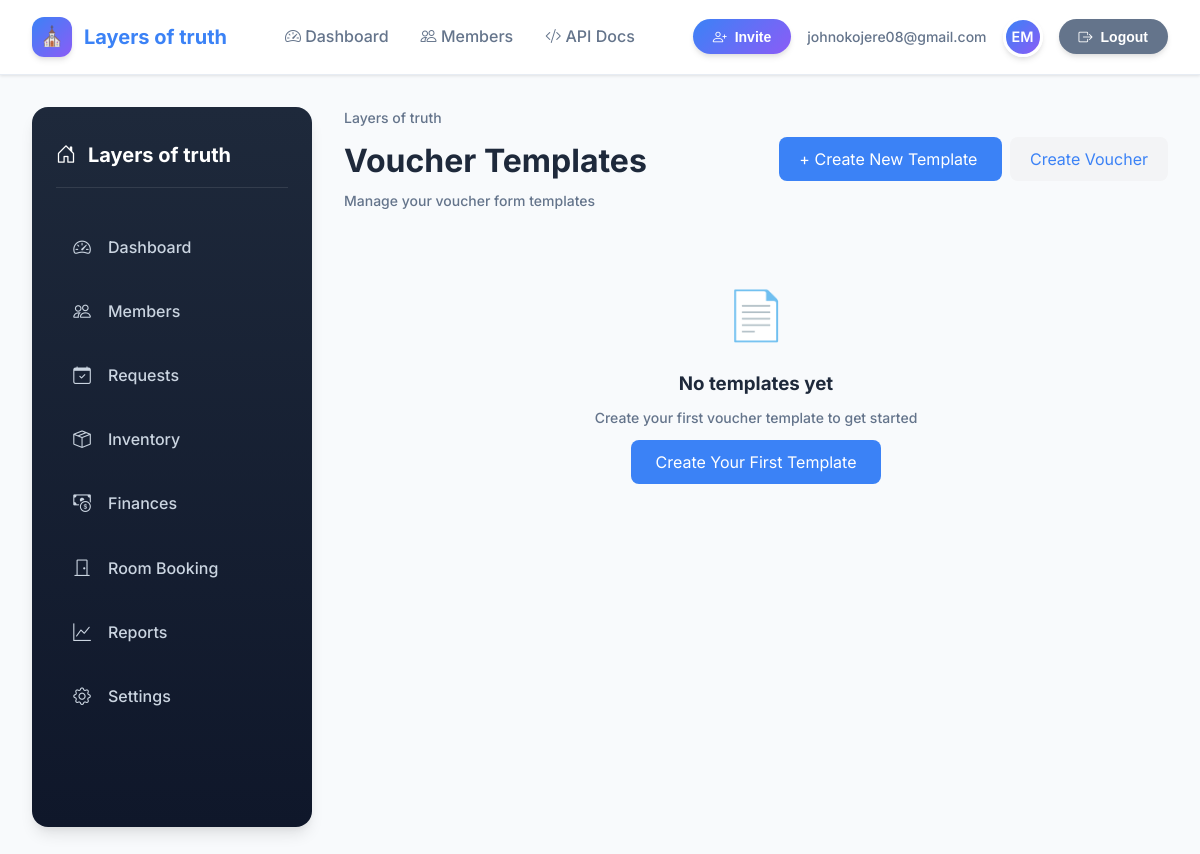
Before: /accounting/voucher-templates/ (signed in) with the older database file.
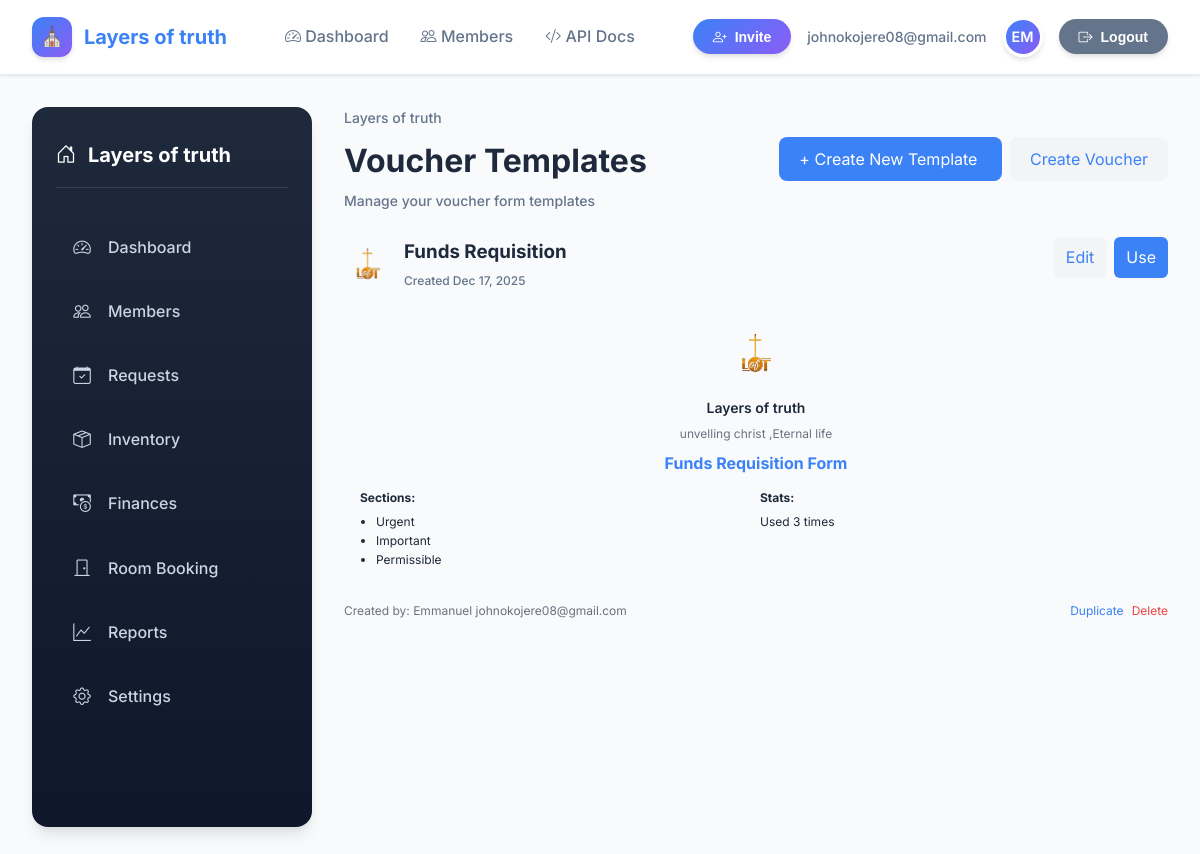
After: the same page with the newer database file.
### accounts/models.py (models this page shows, shortened)
class User(AbstractUser):
    username = None
    uid = models.UUIDField(primary_key=True, default=uuid.uuid4, editable=False)
    email = models.EmailField(_("Email Address"), unique=True, db_index=True)
    USERNAME_FIELD = "email"
    EMAIL_FIELD = "email"
    REQUIRED_FIELDS = []
    organization = models.ForeignKey(
        Organization, on_delete=models.CASCADE, null=True, blank=True
    )
    created_at = models.DateTimeField(auto_now_add=True)
    updated_at = models.DateTimeField(auto_now=True)
    is_owner = models.BooleanField(default=False)
    is_admin = models.BooleanField(default=False)
    is_pastor = models.BooleanField(default=False)
    is_hod = models.BooleanField(default=False)
    is_worker = models.BooleanField(default=False)
    is_volunteer = models.BooleanField(default=False)
    objects = UserManager()

### church/models.py (models this page shows, shortened)
class Organization(models.Model):
    id = models.UUIDField(primary_key=True, default=uuid.uuid4, editable=False)
    name = models.CharField(max_length=255)
    slug = models.SlugField(unique=True)
    created_at = models.DateTimeField(auto_now_add=True)
    created_by = models.ForeignKey(
        settings.AUTH_USER_MODEL,
        null=True,
        blank=True,
        on_delete=models.SET_NULL,
        related_name="organizations_created",
    )
    class Meta:
        ordering = ["name"]

### accounting/models.py (models this page shows, shortened)
class VoucherTemplate(models.Model):
    id = models.UUIDField(primary_key=True, default=uuid.uuid4, editable=False)
    organization = models.ForeignKey(
        "church.Organization", on_delete=models.CASCADE, related_name="voucher_templates"
    )
    name = models.CharField(max_length=200, help_text="Template name (e.g., 'Funds Requisition Form')")
    is_default = models.BooleanField(default=False, help_text="Use as default template for organization")
    church_name = models.CharField(max_length=200, default="Layers Of Truth")
    church_motto = models.CharField(
        max_length=500, blank=True, default="Unveiling Christ, Communicating Eternal Life."
    )
    form_title = models.CharField(max_length=200, default="Funds Requisition Form")
    description = models.TextField(
        blank=True, default="This form is used to request for funding already approved by the department."
    )
    warning_text = models.TextField(
        blank=True, default="YOU MUST BE THE LEADER OF A COMMUNITY / DEPARTMENT TO REQUEST FUNDING."
    )
    logo = models.ImageField(upload_to="voucher_logos/", null=True, blank=True)
    show_urgent_items = models.BooleanField(default=True)
    show_important_items = models.BooleanField(default=True)
    show_permissible_items = models.BooleanField(default=True)
    signature_label = models.CharField(max_length=200, default="Department Leader Signature")
    date_label = models.CharField(max_length=200, default="Date")
    phone_label = models.CharField(max_length=200, default="Phone Number")
    footer_text = models.TextField(blank=True, help_text="Text to display at bottom of form")
    finance_section_title = models.CharField(max_length=200, default="CHURCH OFFICE USE ONLY")
    finance_office_name = models.CharField(max_length=200, default="Finance Office")
    default_usage_commitment = models.TextField(
        default="I promise that the items (or services) purchased are to be used exclusively for the organization."
    )
    default_maintenance_commitment = models.TextField(
        default="I promise to keep all items in as good condition as possible at the approved location."
    )
    created_by = models.ForeignKey(
        settings.AUTH_USER_MODEL, on_delete=models.SET_NULL, null=True, related_name="created_voucher_templates"
    )
    created_at = models.DateTimeField(auto_now_add=True)
    updated_at = models.DateTimeField(auto_now=True)
    class Meta:
        app_label = "church"
        ordering = ["name"]
        unique_together = ["organization", "name"]

### accounting/views.py (the view)
# urls.py: path('voucher-templates/', views.voucher_template_list_view, name='voucher_template_list'),
@login_required
def voucher_template_list_view(request):
    organization = get_user_organization(request.user)
    if not organization:
        return HttpResponseForbidden("No organization assigned")
    templates = VoucherTemplate.objects.filter(organization=organization).order_by('-is_default', '-created_at')
    context = {
        'templates': templates,
        'organization': organization,
    }
    return render(request, 'vouchers/template_list.html', context)

### templates/vouchers/template_list.html (shortened to what this page needs)
{% extends "base.html" %}
{% block content %}
<div class="main">
    <div class="section-card" style="margin-bottom:12px;">
        <div style="display:flex; justify-content:space-between; align-items:center;">
            <div>
                <p class="muted" style="margin:0;">{{ organization.name }}</p>
                <h1 style="margin:6px 0 0;">Voucher Templates</h1>
                <p class="muted" style="margin:4px 0 0;">Manage your voucher form templates</p>
            </div>
            <div>
                <a href="{% url 'voucher_template_create' %}"
                   style="padding:12px 20px; background:var(--primary); color:white; border-radius:8px; text-decoration:none;">
                    + Create New Template
                </a>
                <a href="{% url 'voucher_create' %}"
                   style="padding:12px 20px; background:#f3f4f6; border-radius:8px; text-decoration:none; margin-left:8px;">
                    Create Voucher
                </a>
            </div>
        </div>
    </div>
    <div class="content-grid" style="gap:16px;">
        {% for template in templates %}
        <div class="section-card">
            <div style="display:flex; justify-content:space-between; align-items:flex-start; margin-bottom:16px;">
                <div style="display:flex; align-items:center; gap:12px;">
                    {% if template.logo %}
                    <img src="{{ template.logo.url }}" alt="{{ template.name }}"
                         style="width:48px; height:48px; object-fit:contain; border-radius:8px;">
                    {% else %}
                    <div style="width:48px; height:48px; background:var(--primary-soft);
                                border-radius:8px; display:flex; align-items:center; justify-content:center;">
                        <span style="font-size:24px;">📄</span>
                    </div>
                    {% endif %}
                    <div>
                        <h3 style="margin:0 0 4px;">{{ template.name }}</h3>
                        <div style="display:flex; align-items:center; gap:8px;">
                            <span class="muted" style="font-size:12px;">
                                Created {{ template.created_at|date:"M d, Y" }}
                            </span>
                        </div>
                    </div>
                </div>
                <div style="display:flex; gap:8px;">
                    <a href="{% url 'voucher_template_edit' template.id %}"
                       style="padding:8px 12px; background:#f3f4f6; border-radius:6px; text-decoration:none;">
                        Edit
                    </a>
                    <a href="{% url 'voucher_create' %}?template={{ template.id }}"
                       style="padding:8px 12px; background:var(--primary); color:white; border-radius:6px; text-decoration:none;">
                        Use
                    </a>
                </div>
            </div>
            <div style="background:#f9fafb; border-radius:8px; padding:16px; margin-bottom:16px;">
                <div style="text-align:center; margin-bottom:12px;">
                    {% if template.logo %}
                    <img src="{{ template.logo.url }}" alt="Logo"
                         style="max-width:100px; max-height:60px; margin-bottom:8px;">
                    {% endif %}
                    <div style="font-weight:600; font-size:14px; margin-bottom:4px;">
                        {{ template.church_name }}
                    </div>
                    <div style="font-size:12px; color:#6b7280; margin-bottom:8px;">
                        {{ template.church_motto|truncatechars:50 }}
                    </div>
                    <div style="font-weight:700; font-size:16px; color:var(--primary); margin-bottom:4px;">
                        {{ template.form_title }}
                    </div>
                </div>
                <div style="display:grid; grid-template-columns:repeat(2, 1fr); gap:8px; font-size:12px;">
                    <div>
                        <strong>Sections:</strong>
                        <ul style="margin:4px 0 0; padding-left:16px;">
                            {% if template.show_urgent_items %}<li>Urgent</li>{% endif %}
                            {% if template.show_important_items %}<li>Important</li>{% endif %}
                            {% if template.show_permissible_items %}<li>Permissible</li>{% endif %}
                        </ul>
                    </div>
                    <div>
                        <strong>Stats:</strong>
                        <div style="margin-top:4px;">
                            Used {{ template.vouchers.count }} time{{ template.vouchers.count|pluralize }}
                        </div>
                    </div>
                </div>
            </div>
            <div style="display:flex; justify-content:space-between; align-items:center; font-size:12px; color:#6b7280;">
                <div>
                    Created by: {{ template.created_by.get_full_name|default:template.created_by.username }}
                </div>
                <div style="display:flex; gap:8px;">
                    <a href="{% url 'voucher_template_duplicate' template.id %}"
                       style="color:var(--primary); text-decoration:none;">
                        Duplicate
                    </a>
                    <a href="{% url 'voucher_template_delete' template.id %}"
                       style="color:#ef4444; text-decoration:none;"
                       onclick="return confirm('Are you sure you want to delete this template? This action cannot be undone.')">
                        Delete
                    </a>
                </div>
            </div>
        </div>
        {% empty %}
        <div class="section-card" style="text-align:center; padding:40px 20px;">
            <div style="font-size:48px; margin-bottom:16px;">📄</div>
            <h3 style="margin:0 0 8px;">No templates yet</h3>
            <p class="muted" style="margin:0 0 20px;">Create your first voucher template to get started</p>
            <a href="{% url 'voucher_template_create' %}"
               style="padding:12px 24px; background:var(--primary); color:white; border-radius:8px; text-decoration:none;">
                Create Your First Template
            </a>
        </div>
        {% endfor %}
    </div>
</div>
{% endblock %}

### templates/base.html (shortened to what this page needs)
<!DOCTYPE html>
<html lang="en">
<head>
    <link href="https://cdn.jsdelivr.net/npm/bootstrap-icons@1.10.5/font/bootstrap-icons.css" rel="stylesheet">
</head>
<body>
    <header>
        <div class="topbar">
            <div class="brand">
                <span class="brand-icon">⛪</span>
                {% if request.user.is_authenticated and request.user.organization %}
                    <a class="nav-brand" href="{% url 'dashboard' %}">{{ request.user.organization.name }}</a>
                {% else %}
                    <a class="nav-brand" href="{% url 'dashboard' %}">Sanctuary</a>
                {% endif %}
            </div>
            <div class="nav-links">
                <a class="{% if request.resolver_match.url_name == 'dashboard' %}active{% endif %}"
                   href="{% url 'dashboard' %}">
                    <i class="bi bi-speedometer2"></i> Dashboard
                </a>
                {% if request.user.is_authenticated and request.user.organization %}
                    <a class="{% if 'member_' in request.resolver_match.url_name or request.resolver_match.url_name == 'member_list' %}active{% endif %}"
                       href="{% url 'member_list' %}">
                        <i class="bi bi-people"></i> Members
                    </a>
                {% else %}
                    <a href="{% url 'organizations_list' %}">
                        <i class="bi bi-building"></i> Churches
                    </a>
                {% endif %}
                <a class="{% if request.resolver_match.url_name == 'api_docs' %}active{% endif %}"
                   href="{% url 'api_docs' %}">
                    <i class="bi bi-code-slash"></i> API Docs
                </a>
            </div>
            <div class="user-area">
                {% if request.user.is_authenticated %}
                    {% if request.user.organization %}
                        <button class="pill" onclick="location.href='{% url 'send_invite' request.user.organization.id %}'">
                            <i class="bi bi-person-plus"></i> Invite
                        </button>
                    {% else %}
                        <button class="pill" onclick="location.href='{% url 'accept_invite' %}'">
                            <i class="bi bi-envelope-check"></i> Accept Invite
                        </button>
                    {% endif %}
                    <span class="muted">{{ request.user.email }}</span>
                    <div class="avatar" title="{{ request.user.get_full_name|default:request.user.email }}">
                        {{ request.user.first_name|default:request.user.email|slice:":2"|upper }}
                    </div>
                    <button class="pill btn-secondary" onclick="location.href='{% url 'logout' %}'">
                        <i class="bi bi-box-arrow-right"></i> Logout
                    </button>
                {% else %}
                    <a href="{% url 'login' %}" class="muted">Login</a>
                    <button class="pill" onclick="location.href='{% url 'accept_invite' %}'">
                        <i class="bi bi-envelope-check"></i> Accept Invite
                    </button>
                {% endif %}
            </div>
        </div>
    </header>
    <main>
        <div class="dashboard-shell">
            {% if request.user.is_authenticated and request.user.organization %}
                <aside class="sidebar">
                    <h2><i class="bi bi-house-door"></i> {{ request.user.organization.name|default:"Sanctuary" }}</h2>
                    <a class="{% if request.resolver_match.url_name == 'dashboard' %}active{% endif %}"
                       href="{% url 'dashboard' %}">
                        <i class="bi bi-speedometer2"></i> Dashboard
                    </a>
                    <a class="{% if 'member_' in request.resolver_match.url_name or request.resolver_match.url_name == 'member_list' %}active{% endif %}"
                       href="{% url 'member_list' %}">
                        <i class="bi bi-people"></i> Members
                    </a>
                    <a href="{% url 'voucher_list' %}">
                        <i class="bi bi-calendar-check"></i> Requests
                    </a>
                    <a href="{% url 'inventory_dashboard' %}">
                        <i class="bi bi-box-seam"></i> Inventory
                    </a>
                    <a href="{% url 'voucher_dashboard' %}">
                        <i class="bi bi-cash-coin"></i> Finances
                    </a>
                    <a href="{% url 'inventory_checkout_create' %}">
                        <i class="bi bi-door-closed"></i> Room Booking
                    </a>
                    <a href="{% url 'member_statistics' %}">
                        <i class="bi bi-graph-up"></i> Reports
                    </a>
                    <a href="{% url 'organization_dashboard' request.user.organization.id %}">
                        <i class="bi bi-gear"></i> Settings
                    </a>
                </aside>
            {% endif %}
            <div class="dashboard-main">
                {% block content %}{% endblock %}
            </div>
        </div>
    </main>
</body>
</html>

Changed rows visible on the page:
added VoucherTemplate: logo (picture), name "Funds Requisition", created_at "Dec 17, 2025", church_name "Layers of truth", church_motto "unvelling christ ,Eternal life", form_title "Funds Requisition Form", show_urgent_items "Urgent", show_important_items "Important", show_permissible_items "Permissible", vouchers.count "3", created_by.get_full_name "Emmanuel johnokojere08@gmail.com"
Other visible differences:
text no longer shown: "📄 No templates yet Create your first voucher template to get started Create Your First Template"
